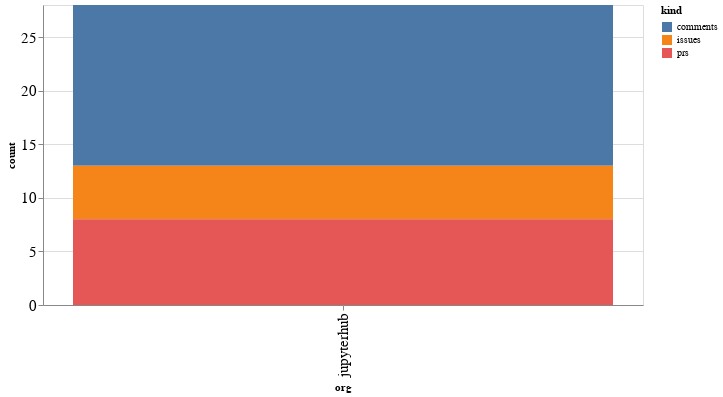

The notebook cell this image was saved under:
### Code cell
alt.Chart(org_summaries, width=600).mark_bar().encode(
    x='org',
    y='count',
    color='kind',
    tooltip="org"
)

### Figure 1 — Vega-Lite specification as saved in the notebook (floating-point values rounded to 4 significant figures)
{"config": {"axisLeft": {"labelFontSize": 15}, "axisBottom": {"labelFontSize": 15}}, "data": {"name": "data-ae7efa77b3a4c7b0427de1533e4886f8"}, "mark": "bar", "encoding": {"color": {"type": "nominal", "field": "kind"}, "tooltip": {"type": "nominal", "field": "org"}, "x": {"type": "nominal", "field": "org"}, "y": {"type": "quantitative", "field": "count"}}, "width": 600, "$schema": "https://vega.github.io/schema/vega-lite/v4.8.1.json", "datasets": {"data-ae7efa77b3a4c7b0427de1533e4886f8": [{"org": "jupyterhub", "kind": "comments", "count": 15}, {"org": "jupyterhub", "kind": "issues", "count": 5}, {"org": "jupyterhub", "kind": "prs", "count": 8}]}}
